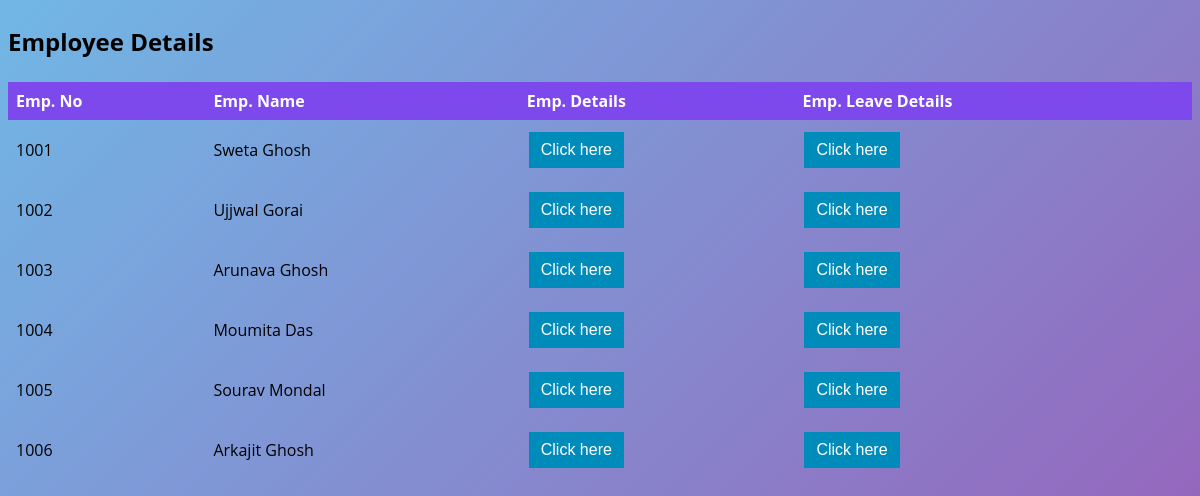
/Admin/employee_display.php, run on the app's committed database.
### tables this page shows
CREATE TABLE `registration` (
  `id` int(11) NOT NULL,
  `empno` varchar(10) NOT NULL,
  `name` varchar(20) NOT NULL,
  `emp_type` varchar(11) NOT NULL,
  `phnno` varchar(10) NOT NULL,
  `pass` varchar(8) NOT NULL,
  `gmail` varchar(30) NOT NULL,
  `address` varchar(60) NOT NULL,
  `dob` varchar(10) NOT NULL,
  `qualification` varchar(15) NOT NULL,
  `dateofjoining` varchar(15) NOT NULL,
  `dept` varchar(20) NOT NULL
);

### Admin/employee_display.php (the view, shortened to what this page needs)
<?php
require_once("config.php");
$sql = "SELECT * FROM registration";
$result = $mysqli->query($sql);
?>
<!DOCTYPE html>
<html>
<head>
</head>
<body>
<form method="POST">
<h2>Employee Details</h2>
<table>
  <tr>
    <th>Emp. No</th>
    <th>Emp. Name</th>
    <th>Emp. Details</th>
    <th>Emp. Leave Details</th>
  </tr>
  <?php
while ($res=mysqli_fetch_assoc($result)){
  echo "<tr>";
  echo "<td>".$res['empno']."</td>";
  echo "<td>".$res['name']."</td>";
  echo "<td><button><a href=\"emp_profile_display.php?id=$res[id]\">Click here</a></button>";
  echo "<td><button><a href=\"leave_balance_display.php?id=$res[id]\">Click here</a></button>";
  echo "</tr>";
}?>
</table>
</form>
</body>
</html>

### Admin/employee_display.php (style rules this page uses)
html { height:100%; }
body { font-family: 'Open Sans', sans-serif; background: linear-gradient(135deg, #71b7e6, #9b59b6); background-repeat: no-repeat; }
table { border-collapse: collapse; width: 100%; }
th, td { text-align: left; padding: 8px; }
th { background-color: #7d49ec; color: white; }
h2 { margin-top: 25px; margin-bottom: 24px; }
a { text-decoration: none; color:white; }
button { background-color: #008CBA; border: none; color: white; padding: 9px 12px; text-align: center; text-decoration: none; display: inline-block; font-size: 16px; margin: 4px 2px; cursor: pointer; }

### data on the page
registration: empno "1001", name "Sweta Ghosh"
registration: empno "1002", name "Ujjwal Gorai"
registration: empno "1003", name "Arunava Ghosh"
registration: empno "1004", name "Moumita Das"
registration: empno "1005", name "Sourav Mondal"
registration: empno "1006", name "Arkajit Ghosh"
